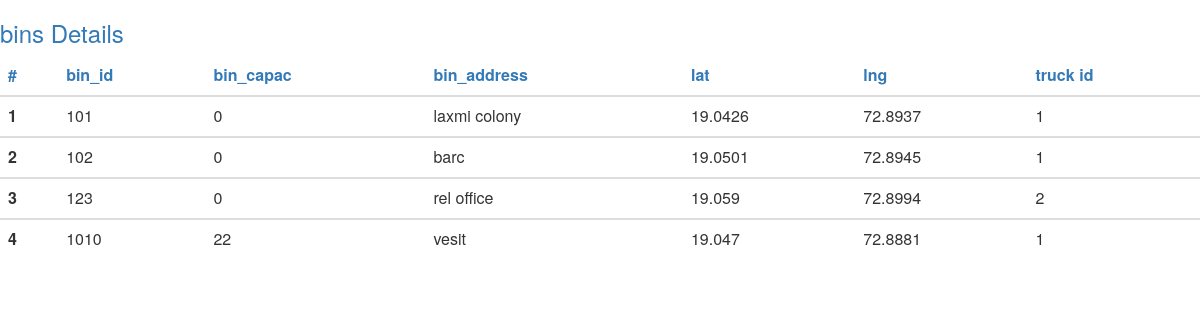
The app's page /SWM_web/bins_notfilled.php with its own data.
### tables this page shows
CREATE TABLE `bins` (
  `bins_id` int(11) NOT NULL,
  `bins_cap_fill` int(11) NOT NULL,
  `bins_add` varchar(100) NOT NULL,
  `lat` float DEFAULT NULL,
  `lng` float DEFAULT NULL,
  `t_id` int(11) NOT NULL,
  `a_id` int(11) NOT NULL
);

### SWM_web/bins_notfilled.php (the view, shortened to what this page needs)
<html lang="en">
<head>
  <link rel="stylesheet" href="https://maxcdn.bootstrapcdn.com/bootstrap/3.3.7/css/bootstrap.min.css">
</head>
<body>
  <h3 class="text-primary">bins Details</h3>
<div class=" col-lg-12 content-wrapper">
      <div class="row" id="show">
                    <table class="table table-hover">
                       <thead>
                          <tr class="text-primary">
                             <th>#</th>
                             <th>bin_id</th>
                             <th>bin_capac</th>
                             <th>bin_address</th>
                             <th>lat</th>
                             <th>lng</th>
                             <th>truck id</th>
                          </tr>
                       </thead>
<?php
include('config.php');
$sql = "select * from bins where bins_cap_fill < 80 " ;
$count=1;
$result = mysqli_query($db , $sql);
if (mysqli_num_rows($result) > 0) {
while($row = mysqli_fetch_assoc($result)) { ?>
                        <tbody>
                           <tr>
                              <th scope="row">
                              <?php echo $count; ?>
                              </th>
                              <td>
                              <?php echo $row['bins_id']; ?>
                              </td>
                              <td>
                              <?php echo $row['bins_cap_fill']; ?>
                              </td>
                              <td>
                              <?php echo $row['bins_add']; ?>
                              </td>
                              <td>
                              <?php echo $row['lat']; ?>
                              </td>
                              <td>
                              <?php echo $row['lng']; ?>
                              </td>
                              <td>
                              <?php echo $row['t_id']; ?>
                              </td>
                           </tr>
                        </tbody>
<?php
$count++;
}
} else {
echo "0 results";
}
?>
      </table>
</div>
</div>
</body>
</html>

### records on screen
bins: bins_id "101", bins_cap_fill "0", bins_add "laxmi colony", lat "19.0426", lng "72.8937", t "1"
bins: bins_id "102", bins_cap_fill "0", bins_add "barc", lat "19.0501", lng "72.8945", t "1"
bins: bins_id "123", bins_cap_fill "0", bins_add "rel office", lat "19.059", lng "72.8994", t "2"
bins: bins_id "1010", bins_cap_fill "22", bins_add "vesit", lat "19.047", lng "72.8881", t "1"
